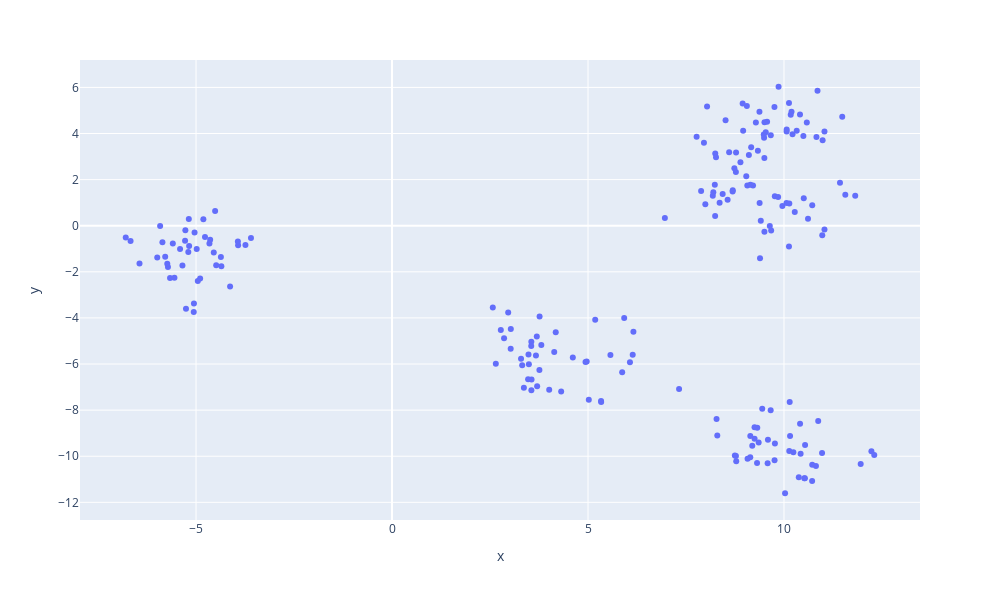

This figure's notebook cell:
### Code cell
grafico = px.scatter(x=x_random[:, 0], y=x_random[:, 1], width=1000, height=600)
grafico.show()

### Figure 1 — Plotly figure (JSON) as saved in the notebook; plotly's stock layout.template omitted (floating-point values rounded to 4 significant figures; data arrays with more than 128 entries replaced by an {"elided": "..."} marker saying what was removed)
{"data": [{"hovertemplate": "x=%{x}<br>y=%{y}<extra></extra>", "legendgroup": "", "marker": {"color": "#636efa", "symbol": "circle"}, "mode": "markers", "name": "", "orientation": "v", "showlegend": false, "type": "scatter", "x": {"elided": "200 float values"}, "xaxis": "x", "y": {"elided": "200 float values"}, "yaxis": "y"}], "layout": {"height": 600, "legend": {"tracegroupgap": 0}, "margin": {"t": 60}, "width": 1000, "xaxis": {"anchor": "y", "domain": [0, 1], "title": {"text": "x"}}, "yaxis": {"anchor": "x", "domain": [0, 1], "title": {"text": "y"}}}}
